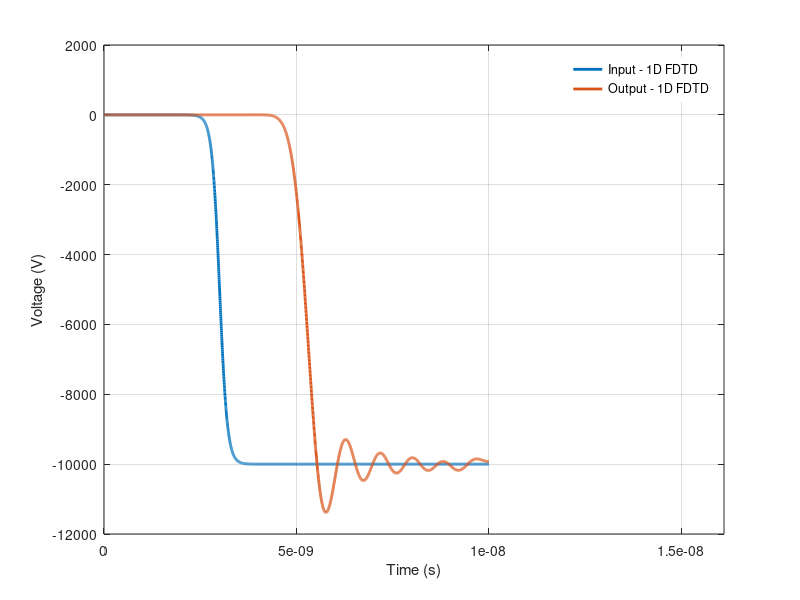

MATLAB code for this plot: (Note: this script raises an error after producing the figure.)
clear;
clc;

%1D Lumped element transmission line Parameters:
C_0 = 0.298e-9;                             %[F/m] Capacitance
L_0 = 472e-9;                               %[H/m] Inductance
v = 1/(C_0*L_0)^0.5;                        %[m/s] Phase velocity
V_p = -10000;                               %[V] Input pulse voltage

%Ferrite parameters:
mu_0 = 4*pi*10^-7;                          %[H/m] Permeability of free space
d_i = 1.2e-3;                               %[m] Ferrite inner diameter
d_m = 3.5e-3;                               %[m] Ferrite outer diameter
alpha = 0.1;                                %Damping factor
gamma = 1.76e11;                            %[rad/s/T] Gyromagnetic ratio   
M_s = 0.35/mu_0;                            %[A/m] Saturation Magnetization
C_V = 0.5*mu_0*(d_m-d_i);                   %Constant in dV/dx
C_M = alpha*gamma*mu_0*M_s/(1+alpha^2);     %Constant in dM/dt
d_e = (d_m-d_i)/log(d_m/d_i);               %[m]Mean ferrite radius

%Simulation parameters:
L = 200e-3;                                 %[m] the tatal length of the simulation region/line length
dz = 200e-4;                                %[m] space step
n = fix(L/dz);                              %Number of sections
T = 10e-9;                                  %[s] Total simulation time
dt = 0.01*dz*(L_0*C_0)^0.5;                 %[s] Time step
C_C = dt/(dz*C_0);                          %Constant in Leapfrog
C_L = dt/(dz*L_0);                          %Constant in Leapfrog
z = linspace(0,L,n);

V = zeros(n,1);                             %voltage
Vp=V;                                       %V at time k+1
I = zeros(n,1);                             %Current
Ip=I;                                       %I at time k+1
M = zeros(n,1);                             %Magnetization
Mp=M;                                       %M at time k+1

V_input = zeros(fix(T/dt),1);               %Input pulse voltage varying with time
V_output = zeros(fix(T/dt),1);              %Onput pulse voltage varying with time
M_output= zeros(fix(T/dt),1);               %Magnetization varying with time

mu = 3e-9;                                  %Fitting parameter in the input voltage
a = 1e-10;                                  %Fitting parameter in the input voltage

%Initial conditions
t = 0;
tt = 0;
while (t<T)
    
    %Input voltage pulse, step function
    Vp(1) = V_p*(1-1/(exp((t-mu)/a)+1));                         
    
    %Input voltage pulse used for validate the linear line simulation:    
%     Vp(1) = V_p*sin(10*pi*t/T);                                            

    Vp(end) = V(end-1)+(dz-v*dt)/(dz+v*dt)*(V(end)-Vp(end-1));   %ABC

    t=t+dt;
    V = Vp; 
    I = Ip;
    M = Mp;

    for i = 2:n
        
        Mp(i) = dt*C_M*I(i)*(1-(M(i)/M_s)^2)/(pi*d_e)-M(i);
        
        Ip(i) = I(i)-C_L*(V(i)-V(i-1))-C_V*(Mp(i)-M(i))/L_0;
        
    end
    
    for i = 1:n-1
        
        Vp(i) = V(i)-C_C*(Ip(i+1)-Ip(i));

    end
    
    
%     %Voltage pulse papagating through space  
% 
%     clf;
%     plot(z,Vp);
%     title(sprintf('t= %.2f', t*1.e9));
% %     axis([0 L 0 -1.2*V_p])
%     xlabel('L')
%     ylabel('Voltage (V)')
%     ylim([-12000 12000])
%     shg; pause(0.01);
%     grid on;

%Save the voltage at the two ends (input and output) as a function of time
    tt= tt+1;
    V_input(tt) = V(1); 
    V_output(tt) = V(end);
    M_output(tt) = Mp(end);
end

% %##0 plot V and M
% subplot(1,2,1)
% m = 1:1:fix(T/dt);
% plot(m*dt,V_input(m),'LineWidth',2,'MarkerSize',12)
% hold on;
% plot(m*dt,V_output(m),'LineWidth',2,'MarkerSize',12)
% hold on;
% grid on; 
% legend({'Input - 1D FDTD','Output - 1D FDTD'},'box','off','Location','northeast')
% xlabel('Time (s)')
% ylabel('Voltage (V)')
% % ylim([0 1.2*V_p])
% xlim([0 T])
% set(gcf, 'Units', 'Normalized', 'OuterPosition', [0, 0, 0.6, 0.8]);
% ax = gca;
% ax.FontSize = 24;
% ax.LineWidth = 2;
% ax.TickDir = 'both';
% ax.TickLength = [0.008 0.01];
% ax.FontWeight = 'bold';
% 
% subplot(1,2,2)
% plot(m*dt,M_output(m),'LineWidth',2,'MarkerSize',12)
% grid on; 
% % legend({'Input - 1D FDTD','Output - 1D FDTD'},'box','off','Location','northeastoutside')
% xlabel('Time (s)')
% ylabel('M')
% % ylim([-50 1.2*V_p])
% % xlim([0 20e-9])
% 
% set(gcf, 'Units', 'Normalized', 'OuterPosition', [0, 0, 1, 0.8]);
% ax = gca;
% ax.FontSize = 24;
% ax.LineWidth = 2;
% ax.TickDir = 'both';
% ax.TickLength = [0.008 0.01];
% ax.FontWeight = 'bold';
% 
% 


% #1 Plot V without the data from COMSOL
m = 1:1:fix(T/dt);
plot(m*dt,V_input(m),'LineWidth',2,'MarkerSize',12)
hold on;
plot(m*dt,V_output(m),'LineWidth',2,'MarkerSize',12)
hold on;

grid on; 
legend({'Input - 1D FDTD','Output - 1D FDTD'},'box',...
    'off','Location','northeast')
xlabel('Time (s)')
ylabel('Voltage (V)')
xlim([0 T])

set(gcf, 'Units', 'Normalized', 'OuterPosition', [0, 0, 0.6, 0.8]);
ax = gca;
ax.FontSize = 24;
ax.LineWidth = 2;
ax.TickDir = 'both';
ax.TickLength = [0.008 0.01];
ax.FontWeight = 'bold';




% % #2 Plot V with the data from COMSOL
% filename = 'GNLTL_COMSOL.csv';
% num = xlsread(filename);
% t_c = num(:,1);
% V_in = num(:,2);
% V_out = num(:,3);
% N = 160;
% 
% m = 1:1:fix(T/dt);
% plot(m*dt,V_input(m),'LineWidth',2,'MarkerSize',12)
% hold on;
% plot(m*dt,V_output(m),'LineWidth',2,'MarkerSize',12)
% hold on;
% 
% plot(t_c(1:1:N)*10^-9, V_in(1:1:N),'-.','LineWidth',2,'MarkerSize',12)
% hold on
% plot(t_c(1:1:N)*10^-9, V_out(1:1:N),'-.','LineWidth',2,'MarkerSize',12)
% 
% grid on; 
% legend({'Input - 1D FDTD','Output - 1D FDTD','Input - 3D COMSOL',...
%     'Output - 3D COMSOL'},'box','off','Location','northeast')
% xlabel('Time (s)')
% ylabel('Voltage (V)')
% % ylim([0 1.2*V_p])
% xlim([0 T])
% 
% set(gcf, 'Units', 'Normalized', 'OuterPosition', [0, 0, 0.6, 0.8]);
% ax = gca;
% ax.FontSize = 24;
% ax.LineWidth = 2;
% ax.TickDir = 'both';
% ax.TickLength = [0.008 0.01];
% ax.FontWeight = 'bold';



